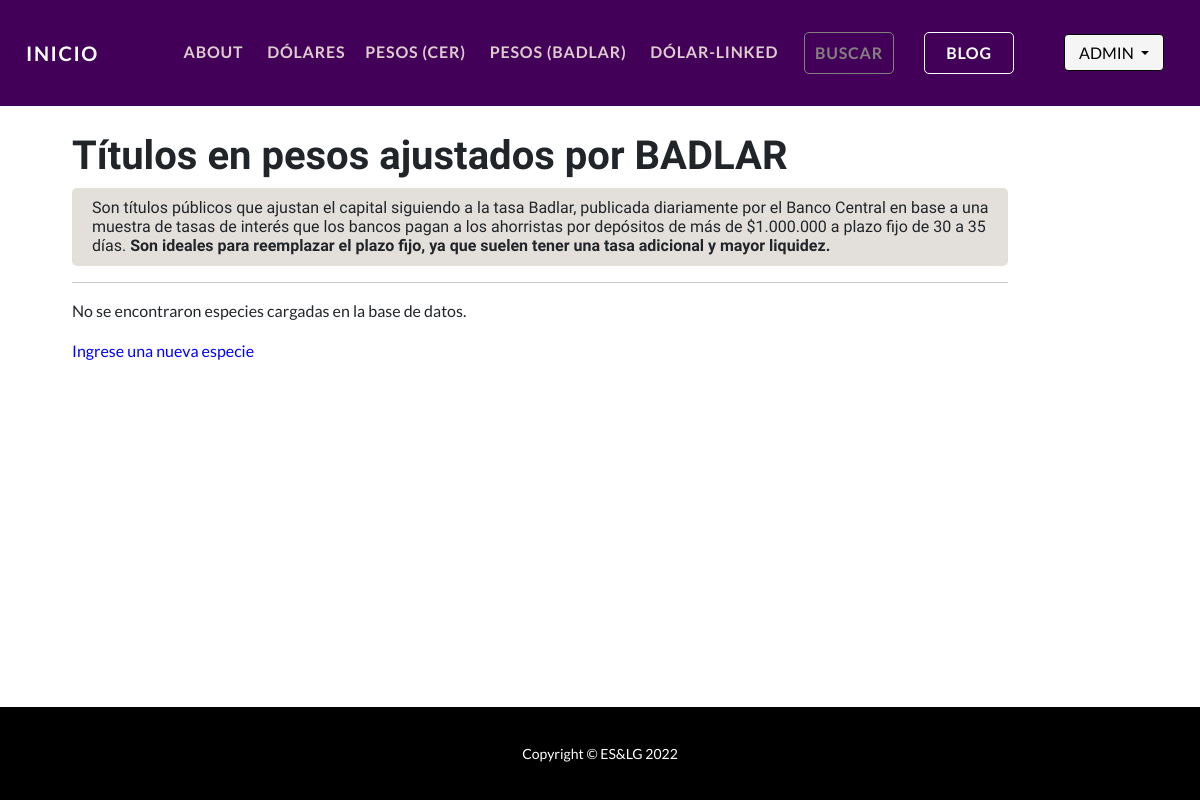
/AppBonos/pesosbd/ (signed in), run on an earlier commit of the app's database.
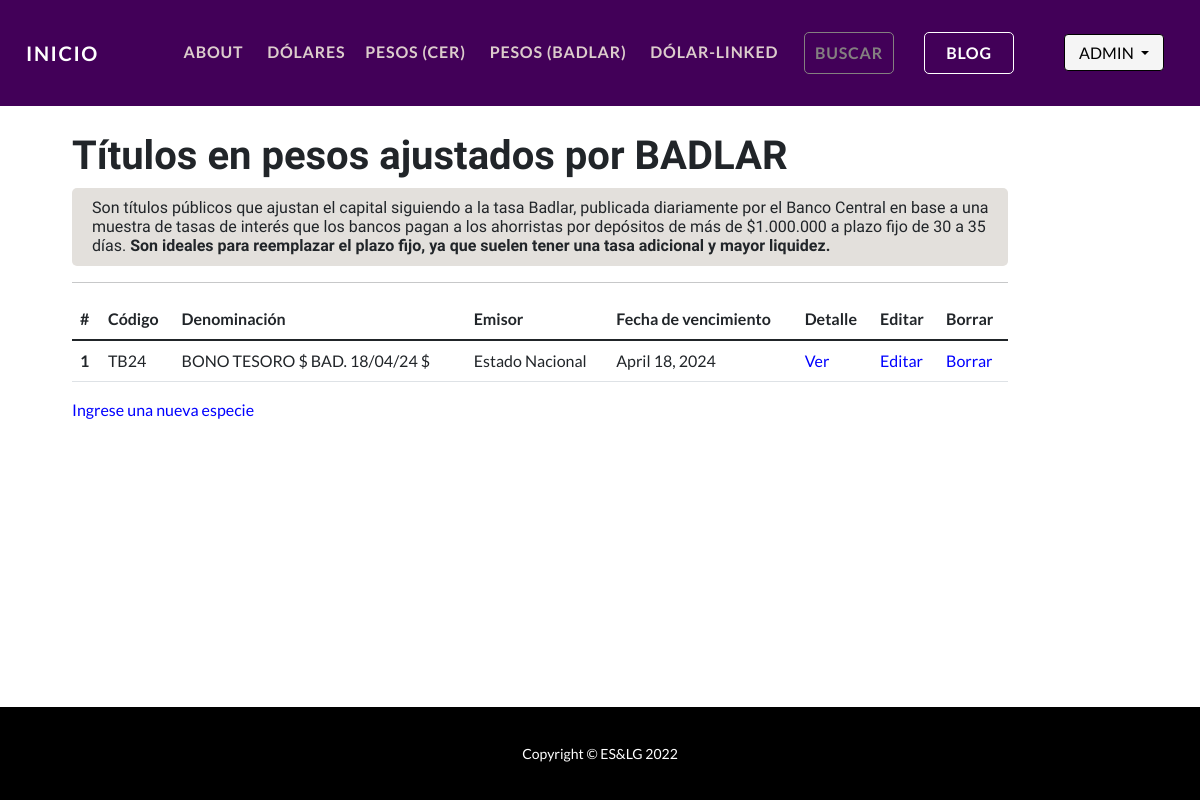
And on a later commit of the database.
### AppBonos/models.py (models this page shows, shortened)
class Pesobd(models.Model):
    codigo = models.CharField(max_length=30)
    denominacion = models.CharField(max_length=100)
    emisor = models.CharField(max_length=30)
    fecha_emision = models.DateField(null=True)
    fecha_vencimiento = models.DateField(null=True)
    amortizacion = models.CharField(max_length=500)
    interes = models.CharField(max_length=500)
    ley = models.CharField(max_length=30)

### AppBonos/views.py (the view)
# urls.py: path("pesosbd/", pesosbd, name="pesosbd"),
@ login_required
def pesosbd(request):
    pesosbd=Pesobd.objects.all()
    contexto={"pesosbd_encontrados": pesosbd}
    return render(request, "AppBonos/pesosbd.html", context=contexto)

### AppBonos/templates/AppBonos/pesosbd.html
{% extends "AppBonos/base.html" %}
{% load static %}
{% block contenido %}
<header class="masthead-dolar">
    <div class="container" style="margin:11% 0 5% 5%; width: 80%;">
        <h2 style="font-weight: bold; font-size: 40px;">Títulos en pesos ajustados por BADLAR</h2>
        <div style="background-color:rgb(227, 224, 220); border-radius: 5px; padding: 10px; text-align:start;">
            <h3 style="font-weight: normal; font-size: 16px; padding-left: 10px; margin-bottom: 0;">Son títulos públicos
                que ajustan el capital siguiendo a la tasa Badlar, publicada diariamente por el Banco Central en base
                a una muestra de tasas de interés que los bancos pagan a los ahorristas por depósitos de más de
                $1.000.000 a plazo fijo de 30 a 35 días.<strong> Son ideales para reemplazar el plazo fijo, ya que suelen
                    tener una tasa adicional y mayor liquidez.</strong></h3>
        </div>
        <hr>
        {% if pesosbd_encontrados %}
        <table class="table table-hover">
            <thead>
                <tr>
                    <th scope="col">#</th>
                    <th scope="col">Código</th>
                    <th scope="col">Denominación</th>
                    <th scope="col">Emisor</th>
                    <th scope="col">Fecha de vencimiento</th>
                    <th scope="col">Detalle</th>
                    <th scope="col">Editar</th>
                    <th scope="col">Borrar</th>
                </tr>
            </thead>
            <tbody>
                {% for pesosbd in pesosbd_encontrados %}
                <tr>
                    <th scope="row">{{forloop.counter}}</th>
                    <td>{{pesosbd.codigo}}</td>
                    <td>{{pesosbd.denominacion}}</td>
                    <td>{{pesosbd.emisor}}</td>
                    <td>{{pesosbd.fecha_vencimiento}}</td>
                    <td> <a href="{% url 'PesobdDetail' pesosbd.id %}" style="text-decoration: none; color:blue">Ver</a>
                    </td>
                    <td> <a href="{% url 'PesobdUpdate' pesosbd.id %}"
                            style="text-decoration: none; color:blue">Editar</a> </td>
                    <td> <a href="{% url 'PesobdDelete' pesosbd.id %}"
                            style="text-decoration: none; color:blue">Borrar</a> </td>
                </tr>
                {% endfor %}
            </tbody>
        </table>
        {% else %}
        <p>No se encontraron especies cargadas en la base de datos.</p>
        {% endif %}
        <p><a href="{% url 'form_pesosbd' %}" style="text-decoration: none; color:blue"> Ingrese una nueva especie</a>
        </p>
    </div>
</header>
{% endblock %}

What changed in the data, as far as the page shows it:
added Pesobd: codigo "TB24", denominacion "BONO TESORO $ BAD. 18/04/24 $", emisor "Estado Nacional", fecha_vencimiento "April 18, 2024"
Also different on the page:
text no longer shown: "No se encontraron especies cargadas en la base de datos."
text now shown: "# Código Denominación Emisor Fecha de vencimiento Detalle Editar Borrar"
